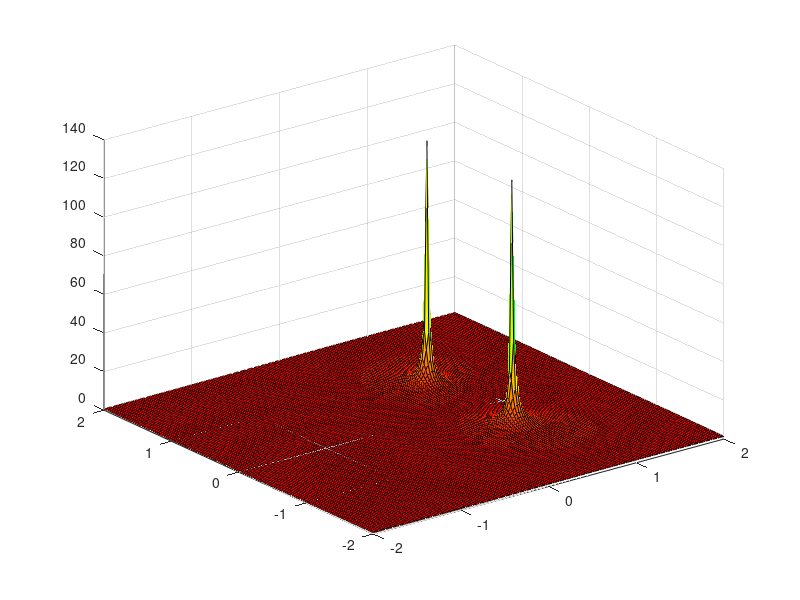
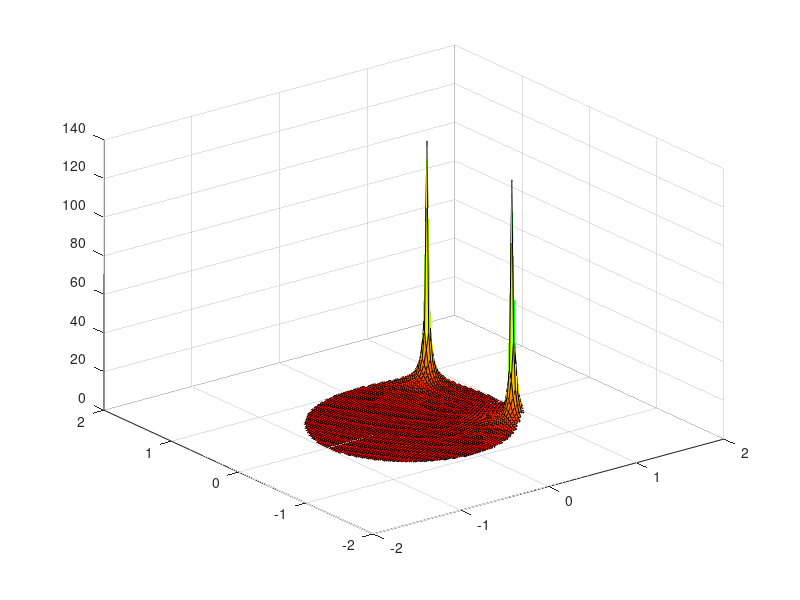
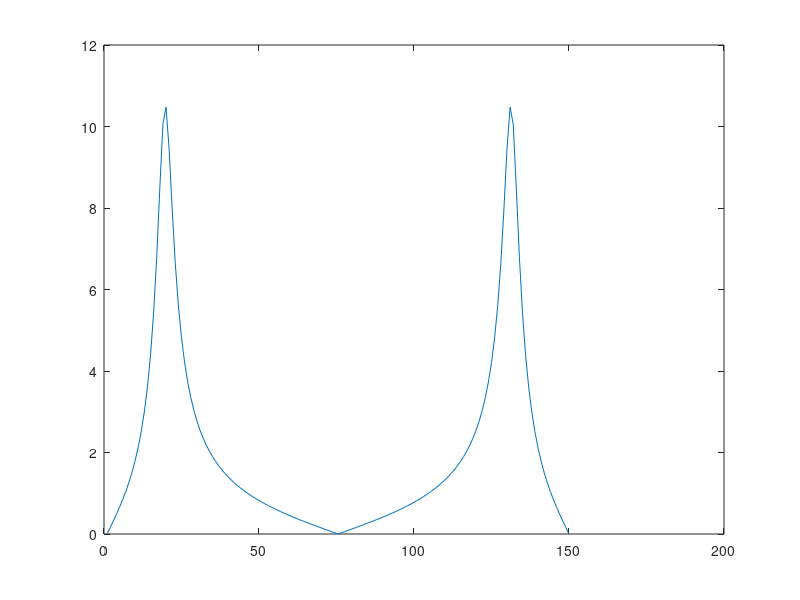

Write MATLAB code to recreate these figures, in order.
%% Illustration of the relationship between the Z-transform and the DFT
% 
% Anas Salah Eddin, 2017
%

clear all; close all;

%% Generate an H(z) and associated surface

% Generate the z plane
Re = linspace(-2, 2, 150);
Im = linspace(-2, 2, 150);
[Re, Im] = meshgrid(Re, Im);
z = Re + Im * 1j;

% Generate an H(z) 
H_z = (1 - z.^(-2)) ./ (1 - 0.9 * sqrt(2) * z.^(-1) + 0.81 * z.^(-2));

% plot |H(z)|
surf(Re, Im, abs(H_z));
colormap(hsv);
%% Truncate the surface to show Fourier Transform corss section
truncated_H_z = H_z;
index = find((abs(z) > 1));
truncated_H_z(index) = NaN * ones(size(index));

% plot |H(z)|
figure;
surf(Re, Im, abs(truncated_H_z));
colormap(hsv);

%% Compute the Fourier Transform
w = linspace(0, 2 * pi, 150);
F = (1 - exp(w * 1j).^(-2)) ./ (1 - 0.9 * sqrt(2) * exp(w * 1j).^(-1) + 0.81 * exp(w * 1j).^(-2));
figure;
plot(abs(F))